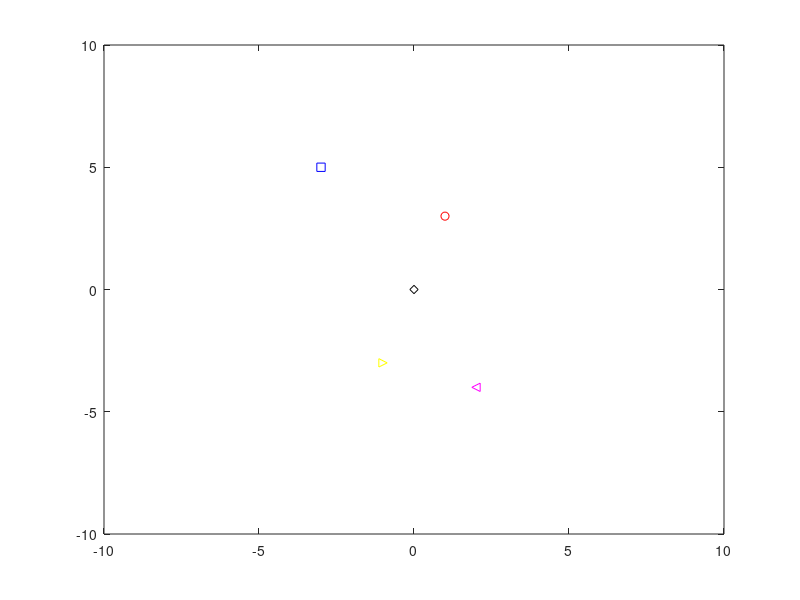
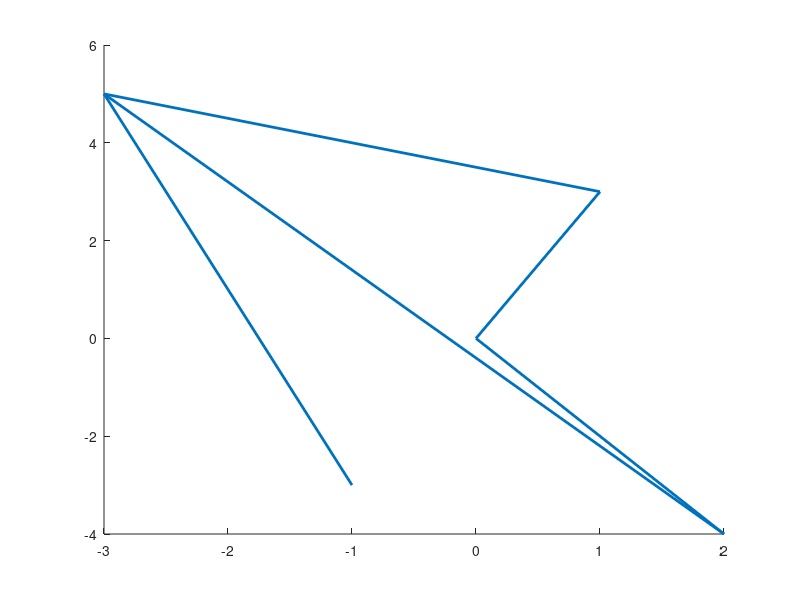
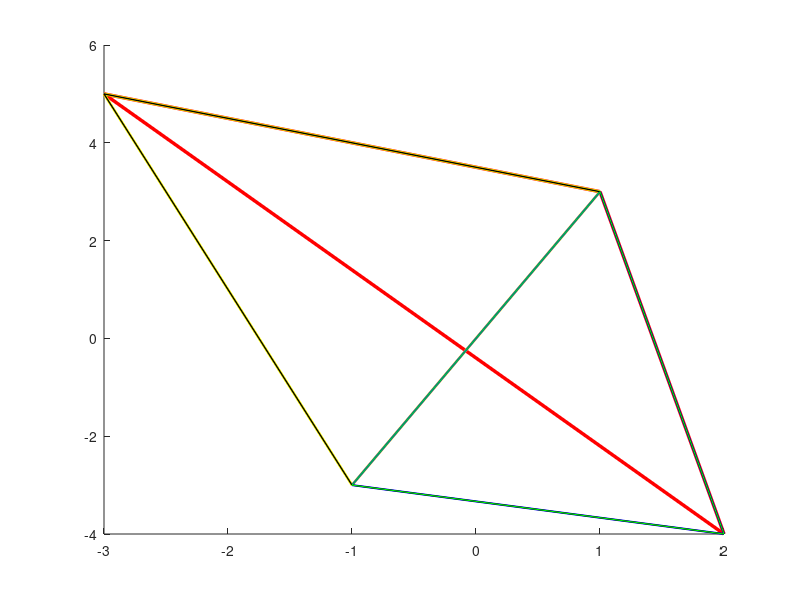

Reproduce these figures in MATLAB, in order.
clc;
clear all;
close all;

figure('Name', 'Bai tap 4a', 'NumberTitle', 'off')
A = [1; 3];
B = [-3; 5];
C = [2; -4];
D = [-1; -3];
O = [0; 0];
plot(A(1), A(2), 'ro', B(1), B(2), 'bs', C(1), C(2), 'm<', D(1), D(2), 'y>', O(1), O(2), 'kd');
axis([-10 10 -10 10]);


figure('Name', 'Bai tap 4b', 'NumberTitle', 'off')
X1 = [A B];
X2 = [O C];
X3 = [D B];
X4 = [C B];
X5 = [O A];
line(X1(1 ,:), X1(2 , :), 'LineWidth', 2);
line(X2(1 ,:), X2(2 , :), 'LineWidth', 2);
line(X3(1 ,:), X3(2 , :), 'LineWidth', 2);
line(X4(1 ,:), X4(2 , :), 'LineWidth', 2);
line(X5(1 ,:), X5(2 , :), 'LineWidth', 2);


figure('Name', 'Bai tap 4c', 'NumberTitle', 'off')
Y1 = [A B C A];
Y2 = [A B D A];
Y3 = [A C D A];
Y4 = [A B D C A];
Y5 = [A C D O A];
line(Y1(1 ,:), Y1(2 , :), 'Color', 'r', 'LineWidth', 2.5);
line(Y2(1 ,:), Y2(2 , :), 'Color', 'y', 'LineWidth', 2);
line(Y3(1 ,:), Y3(2 , :), 'Color', 'b', 'LineWidth', 1.5);
line(Y4(1 ,:), Y4(2 , :), 'Color', 'k', 'LineWidth', 1);
line(Y5(1 ,:), Y5(2 , :), 'Color', 'g', 'LineWidth', 0.5);
